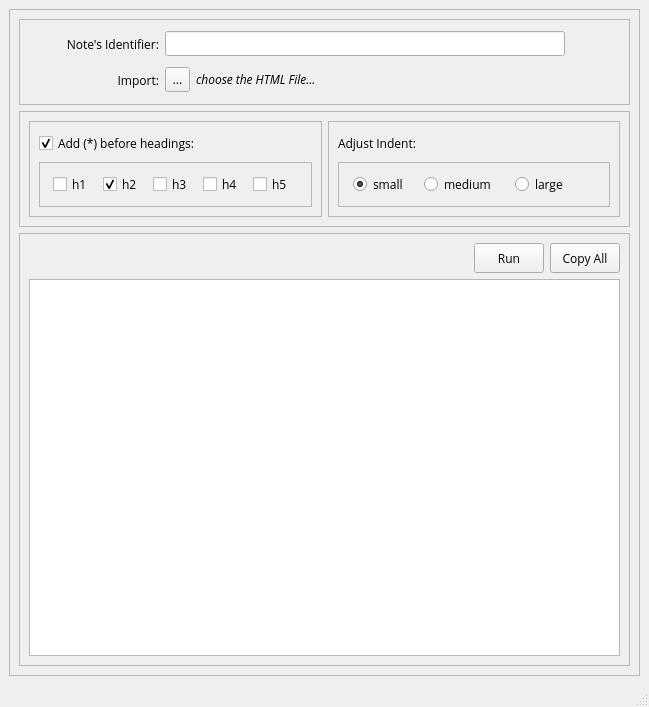
<?xml version="1.0" encoding="UTF-8"?>
<ui version="4.0">
 <class>MainWindow</class>
 <widget class="QMainWindow" name="MainWindow">
  <property name="geometry">
   <rect>
    <x>0</x>
    <y>0</y>
    <width>649</width>
    <height>707</height>
   </rect>
  </property>
  <property name="windowTitle">
   <string>BearNote-TOC-MonkeyApple v1.0</string>
  </property>
  <widget class="QWidget" name="centralwidget">
   <property name="font">
    <font>
     <family>Open Sans</family>
    </font>
   </property>
   <layout class="QGridLayout" name="gridLayout_7">
    <item row="0" column="0">
     <widget class="QFrame" name="frame">
      <property name="minimumSize">
       <size>
        <width>0</width>
        <height>0</height>
       </size>
      </property>
      <property name="maximumSize">
       <size>
        <width>16777215</width>
        <height>16777215</height>
       </size>
      </property>
      <property name="frameShape">
       <enum>QFrame::StyledPanel</enum>
      </property>
      <property name="frameShadow">
       <enum>QFrame::Raised</enum>
      </property>
      <layout class="QGridLayout" name="gridLayout_2">
       <item row="0" column="0">
        <widget class="QFrame" name="frame_6">
         <property name="minimumSize">
          <size>
           <width>0</width>
           <height>0</height>
          </size>
         </property>
         <property name="maximumSize">
          <size>
           <width>16777215</width>
           <height>16777215</height>
          </size>
         </property>
         <property name="frameShape">
          <enum>QFrame::StyledPanel</enum>
         </property>
         <property name="frameShadow">
          <enum>QFrame::Raised</enum>
         </property>
         <layout class="QGridLayout" name="gridLayout">
          <item row="0" column="0">
           <layout class="QVBoxLayout" name="verticalLayout_3">
            <item>
             <layout class="QHBoxLayout" name="horizontalLayout_9">
              <item>
               <widget class="QLabel" name="label_3">
                <property name="minimumSize">
                 <size>
                  <width>130</width>
                  <height>30</height>
                 </size>
                </property>
                <property name="maximumSize">
                 <size>
                  <width>130</width>
                  <height>30</height>
                 </size>
                </property>
                <property name="font">
                 <font>
                  <family>Open Sans</family>
                  <weight>50</weight>
                  <bold>false</bold>
                 </font>
                </property>
                <property name="text">
                 <string>Note's Identifier:</string>
                </property>
                <property name="alignment">
                 <set>Qt::AlignRight|Qt::AlignTrailing|Qt::AlignVCenter</set>
                </property>
               </widget>
              </item>
              <item>
               <widget class="QLineEdit" name="identifier">
                <property name="minimumSize">
                 <size>
                  <width>400</width>
                  <height>0</height>
                 </size>
                </property>
                <property name="maximumSize">
                 <size>
                  <width>400</width>
                  <height>16777215</height>
                 </size>
                </property>
               </widget>
              </item>
              <item>
               <spacer name="horizontalSpacer">
                <property name="orientation">
                 <enum>Qt::Horizontal</enum>
                </property>
                <property name="sizeHint" stdset="0">
                 <size>
                  <width>40</width>
                  <height>20</height>
                 </size>
                </property>
               </spacer>
              </item>
             </layout>
            </item>
            <item>
             <layout class="QHBoxLayout" name="horizontalLayout">
              <item>
               <widget class="QLabel" name="label">
                <property name="enabled">
                 <bool>true</bool>
                </property>
                <property name="minimumSize">
                 <size>
                  <width>130</width>
                  <height>30</height>
                 </size>
                </property>
                <property name="maximumSize">
                 <size>
                  <width>130</width>
                  <height>30</height>
                 </size>
                </property>
                <property name="layoutDirection">
                 <enum>Qt::LeftToRight</enum>
                </property>
                <property name="text">
                 <string>Import:</string>
                </property>
                <property name="alignment">
                 <set>Qt::AlignRight|Qt::AlignTrailing|Qt::AlignVCenter</set>
                </property>
               </widget>
              </item>
              <item>
               <widget class="QToolButton" name="htmlDir">
                <property name="minimumSize">
                 <size>
                  <width>25</width>
                  <height>25</height>
                 </size>
                </property>
                <property name="maximumSize">
                 <size>
                  <width>25</width>
                  <height>25</height>
                 </size>
                </property>
                <property name="text">
                 <string>...</string>
                </property>
               </widget>
              </item>
              <item>
               <widget class="QLabel" name="label_htmlDir">
                <property name="minimumSize">
                 <size>
                  <width>375</width>
                  <height>30</height>
                 </size>
                </property>
                <property name="maximumSize">
                 <size>
                  <width>375</width>
                  <height>30</height>
                 </size>
                </property>
                <property name="font">
                 <font>
                  <italic>true</italic>
                 </font>
                </property>
                <property name="mouseTracking">
                 <bool>false</bool>
                </property>
                <property name="text">
                 <string>choose the HTML File...</string>
                </property>
                <property name="textInteractionFlags">
                 <set>Qt::LinksAccessibleByMouse|Qt::TextSelectableByMouse</set>
                </property>
               </widget>
              </item>
              <item>
               <spacer name="horizontalSpacer_2">
                <property name="orientation">
                 <enum>Qt::Horizontal</enum>
                </property>
                <property name="sizeHint" stdset="0">
                 <size>
                  <width>40</width>
                  <height>20</height>
                 </size>
                </property>
               </spacer>
              </item>
             </layout>
            </item>
           </layout>
          </item>
         </layout>
        </widget>
       </item>
       <item row="1" column="0">
        <widget class="QFrame" name="frame_2">
         <property name="frameShape">
          <enum>QFrame::StyledPanel</enum>
         </property>
         <property name="frameShadow">
          <enum>QFrame::Raised</enum>
         </property>
         <layout class="QHBoxLayout" name="horizontalLayout_3">
          <item>
           <widget class="QFrame" name="frame_5">
            <property name="frameShape">
             <enum>QFrame::StyledPanel</enum>
            </property>
            <property name="frameShadow">
             <enum>QFrame::Raised</enum>
            </property>
            <layout class="QVBoxLayout" name="verticalLayout">
             <item>
              <widget class="QCheckBox" name="asteriskCheck">
               <property name="minimumSize">
                <size>
                 <width>200</width>
                 <height>25</height>
                </size>
               </property>
               <property name="maximumSize">
                <size>
                 <width>200</width>
                 <height>25</height>
                </size>
               </property>
               <property name="text">
                <string>Add (*) before headings:</string>
               </property>
               <property name="checked">
                <bool>true</bool>
               </property>
              </widget>
             </item>
             <item>
              <widget class="QFrame" name="frame_4">
               <property name="frameShape">
                <enum>QFrame::StyledPanel</enum>
               </property>
               <property name="frameShadow">
                <enum>QFrame::Raised</enum>
               </property>
               <layout class="QHBoxLayout" name="horizontalLayout_2">
                <item>
                 <widget class="QCheckBox" name="checkh1">
                  <property name="minimumSize">
                   <size>
                    <width>40</width>
                    <height>25</height>
                   </size>
                  </property>
                  <property name="maximumSize">
                   <size>
                    <width>40</width>
                    <height>25</height>
                   </size>
                  </property>
                  <property name="text">
                   <string>h1</string>
                  </property>
                  <property name="checked">
                   <bool>false</bool>
                  </property>
                 </widget>
                </item>
                <item>
                 <widget class="QCheckBox" name="checkh2">
                  <property name="minimumSize">
                   <size>
                    <width>40</width>
                    <height>25</height>
                   </size>
                  </property>
                  <property name="maximumSize">
                   <size>
                    <width>40</width>
                    <height>25</height>
                   </size>
                  </property>
                  <property name="text">
                   <string>h2</string>
                  </property>
                  <property name="checked">
                   <bool>true</bool>
                  </property>
                 </widget>
                </item>
                <item>
                 <widget class="QCheckBox" name="checkh3">
                  <property name="minimumSize">
                   <size>
                    <width>40</width>
                    <height>25</height>
                   </size>
                  </property>
                  <property name="maximumSize">
                   <size>
                    <width>40</width>
                    <height>25</height>
                   </size>
                  </property>
                  <property name="text">
                   <string>h3</string>
                  </property>
                 </widget>
                </item>
                <item>
                 <widget class="QCheckBox" name="checkh4">
                  <property name="minimumSize">
                   <size>
                    <width>40</width>
                    <height>25</height>
                   </size>
                  </property>
                  <property name="maximumSize">
                   <size>
                    <width>40</width>
                    <height>25</height>
                   </size>
                  </property>
                  <property name="text">
                   <string>h4</string>
                  </property>
                 </widget>
                </item>
                <item>
                 <widget class="QCheckBox" name="checkh5">
                  <property name="minimumSize">
                   <size>
                    <width>40</width>
                    <height>25</height>
                   </size>
                  </property>
                  <property name="maximumSize">
                   <size>
                    <width>40</width>
                    <height>25</height>
                   </size>
                  </property>
                  <property name="text">
                   <string>h5</string>
                  </property>
                 </widget>
                </item>
               </layout>
              </widget>
             </item>
            </layout>
           </widget>
          </item>
          <item>
           <widget class="QFrame" name="frame_7">
            <property name="frameShape">
             <enum>QFrame::StyledPanel</enum>
            </property>
            <property name="frameShadow">
             <enum>QFrame::Raised</enum>
            </property>
            <layout class="QVBoxLayout" name="verticalLayout_2">
             <item>
              <widget class="QLabel" name="label_2">
               <property name="minimumSize">
                <size>
                 <width>200</width>
                 <height>25</height>
                </size>
               </property>
               <property name="maximumSize">
                <size>
                 <width>200</width>
                 <height>25</height>
                </size>
               </property>
               <property name="text">
                <string>Adjust Indent:</string>
               </property>
               <property name="alignment">
                <set>Qt::AlignLeading|Qt::AlignLeft|Qt::AlignVCenter</set>
               </property>
              </widget>
             </item>
             <item>
              <widget class="QFrame" name="frame_8">
               <property name="frameShape">
                <enum>QFrame::StyledPanel</enum>
               </property>
               <property name="frameShadow">
                <enum>QFrame::Raised</enum>
               </property>
               <layout class="QHBoxLayout" name="horizontalLayout_5">
                <item>
                 <widget class="QRadioButton" name="indentS">
                  <property name="minimumSize">
                   <size>
                    <width>60</width>
                    <height>25</height>
                   </size>
                  </property>
                  <property name="maximumSize">
                   <size>
                    <width>60</width>
                    <height>25</height>
                   </size>
                  </property>
                  <property name="text">
                   <string>small</string>
                  </property>
                  <property name="checked">
                   <bool>true</bool>
                  </property>
                 </widget>
                </item>
                <item>
                 <widget class="QRadioButton" name="indentM">
                  <property name="minimumSize">
                   <size>
                    <width>80</width>
                    <height>25</height>
                   </size>
                  </property>
                  <property name="maximumSize">
                   <size>
                    <width>80</width>
                    <height>25</height>
                   </size>
                  </property>
                  <property name="text">
                   <string>medium</string>
                  </property>
                 </widget>
                </item>
                <item>
                 <widget class="QRadioButton" name="indentL">
                  <property name="minimumSize">
                   <size>
                    <width>80</width>
                    <height>25</height>
                   </size>
                  </property>
                  <property name="maximumSize">
                   <size>
                    <width>80</width>
                    <height>25</height>
                   </size>
                  </property>
                  <property name="text">
                   <string>large</string>
                  </property>
                 </widget>
                </item>
               </layout>
              </widget>
             </item>
            </layout>
           </widget>
          </item>
         </layout>
        </widget>
       </item>
       <item row="2" column="0">
        <widget class="QFrame" name="frame_3">
         <property name="minimumSize">
          <size>
           <width>0</width>
           <height>0</height>
          </size>
         </property>
         <property name="maximumSize">
          <size>
           <width>16777215</width>
           <height>16777215</height>
          </size>
         </property>
         <property name="frameShape">
          <enum>QFrame::StyledPanel</enum>
         </property>
         <property name="frameShadow">
          <enum>QFrame::Raised</enum>
         </property>
         <layout class="QGridLayout" name="gridLayout_3">
          <item row="0" column="2">
           <widget class="QPushButton" name="copyAll">
            <property name="minimumSize">
             <size>
              <width>70</width>
              <height>30</height>
             </size>
            </property>
            <property name="maximumSize">
             <size>
              <width>70</width>
              <height>30</height>
             </size>
            </property>
            <property name="text">
             <string>Copy All</string>
            </property>
           </widget>
          </item>
          <item row="0" column="0">
           <spacer name="horizontalSpacer_6">
            <property name="orientation">
             <enum>Qt::Horizontal</enum>
            </property>
            <property name="sizeHint" stdset="0">
             <size>
              <width>391</width>
              <height>20</height>
             </size>
            </property>
           </spacer>
          </item>
          <item row="1" column="0" colspan="3">
           <widget class="QTextBrowser" name="textBrowser">
            <property name="minimumSize">
             <size>
              <width>0</width>
              <height>0</height>
             </size>
            </property>
            <property name="maximumSize">
             <size>
              <width>16777215</width>
              <height>16777215</height>
             </size>
            </property>
            <property name="html">
             <string>&lt;!DOCTYPE HTML PUBLIC &quot;-//W3C//DTD HTML 4.0//EN&quot; &quot;http://www.w3.org/TR/REC-html40/strict.dtd&quot;&gt;
&lt;html&gt;&lt;head&gt;&lt;meta name=&quot;qrichtext&quot; content=&quot;1&quot; /&gt;&lt;style type=&quot;text/css&quot;&gt;
p, li { white-space: pre-wrap; }
&lt;/style&gt;&lt;/head&gt;&lt;body style=&quot; font-family:'Open Sans'; font-size:9.07563pt; font-weight:400; font-style:normal;&quot;&gt;
&lt;p style=&quot;-qt-paragraph-type:empty; margin-top:0px; margin-bottom:0px; margin-left:0px; margin-right:0px; -qt-block-indent:0; text-indent:0px; font-size:9.07563pt;&quot;&gt;&lt;br /&gt;&lt;/p&gt;&lt;/body&gt;&lt;/html&gt;</string>
            </property>
           </widget>
          </item>
          <item row="0" column="1">
           <widget class="QPushButton" name="runButton">
            <property name="minimumSize">
             <size>
              <width>70</width>
              <height>30</height>
             </size>
            </property>
            <property name="maximumSize">
             <size>
              <width>70</width>
              <height>30</height>
             </size>
            </property>
            <property name="text">
             <string>Run</string>
            </property>
           </widget>
          </item>
         </layout>
        </widget>
       </item>
      </layout>
     </widget>
    </item>
   </layout>
  </widget>
  <widget class="QMenuBar" name="menubar">
   <property name="geometry">
    <rect>
     <x>0</x>
     <y>0</y>
     <width>649</width>
     <height>26</height>
    </rect>
   </property>
   <property name="font">
    <font>
     <family>Open Sans</family>
    </font>
   </property>
  </widget>
  <widget class="QStatusBar" name="statusbar">
   <property name="font">
    <font>
     <family>Open Sans</family>
    </font>
   </property>
  </widget>
 </widget>
 <resources/>
 <connections/>
</ui>
